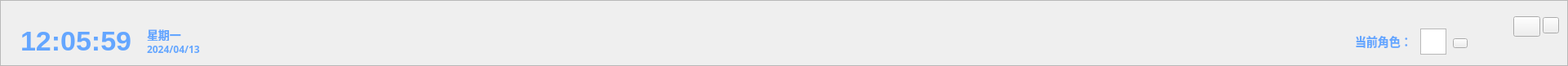
   <widget class="QFrame" name="frame_2">
    <property name="geometry">
     <rect>
      <x>0</x>
      <y>0</y>
      <width>1921</width>
      <height>81</height>
     </rect>
    </property>
    <property name="styleSheet">
     <string notr="true">QPushButton:hover {
margin: 1px 0 0 1px; /* 向左下角移动1像素 */
}
QPushButton:pressed {
margin: 2px 0 0 2px; /* 向左下角移动2像素 */
}</string>
    </property>
    <property name="frameShape">
     <enum>QFrame::Shape::StyledPanel</enum>
    </property>
    <property name="frameShadow">
     <enum>QFrame::Shadow::Raised</enum>
    </property>
    <widget class="QPushButton" name="pushButton_main">
     <property name="geometry">
      <rect>
       <x>280</x>
       <y>30</y>
       <width>142</width>
       <height>41</height>
      </rect>
     </property>
     <property name="styleSheet">
      <string notr="true">QPushButton{background-image: url(:多功能智能查房系统/1编组.png);
border:none}
</string>
     </property>
     <property name="text">
      <string/>
     </property>
    </widget>
    <widget class="QPushButton" name="pushButton_history">
     <property name="geometry">
      <rect>
       <x>1360</x>
       <y>30</y>
       <width>142</width>
       <height>41</height>
      </rect>
     </property>
     <property name="styleSheet">
      <string notr="true">QPushButton{
	background-image: url(:多功能智能查房系统/2编组 2.png);
border:none}
</string>
     </property>
     <property name="text">
      <string/>
     </property>
    </widget>
    <widget class="QPushButton" name="pushButton_results">
     <property name="geometry">
      <rect>
       <x>1490</x>
       <y>30</y>
       <width>142</width>
       <height>41</height>
      </rect>
     </property>
     <property name="styleSheet">
      <string notr="true">QPushButton{
	background-image: url(:多功能智能查房系统/编组 11.png);
border:none}
</string>
     </property>
     <property name="text">
      <string/>
     </property>
    </widget>
    <widget class="QLabel" name="label_time">
     <property name="geometry">
      <rect>
       <x>25</x>
       <y>30</y>
       <width>151</width>
       <height>40</height>
      </rect>
     </property>
     <property name="styleSheet">
      <string notr="true">width: 107px;
    height: 40px;
font: 75 9pt &quot;Arial Narrow&quot;;
    font-weight: bold;
    font-size: 34px;
    color: #64A6FF;
    line-height: 40px;
    text-align: left;
    font-style: normal;</string>
     </property>
     <property name="text">
      <string>12:05:59</string>
     </property>
    </widget>
    <widget class="QLabel" name="label_week">
     <property name="geometry">
      <rect>
       <x>180</x>
       <y>35</y>
       <width>72</width>
       <height>15</height>
      </rect>
     </property>
     <property name="styleSheet">
      <string notr="true">	width: 42px;

	font: 75 9pt &quot;Arial Narrow&quot;;
    height: 20px;
    font-weight: 600;
    font-size: 14px;
    color: #64A6FF;
    line-height: 20px;
    text-align: left;
    font-style: normal;</string>
     </property>
     <property name="text">
      <string>星期一</string>
     </property>
    </widget>
    <widget class="QLabel" name="label_date">
     <property name="geometry">
      <rect>
       <x>180</x>
       <y>53</y>
       <width>72</width>
       <height>15</height>
      </rect>
     </property>
     <property name="styleSheet">
      <string notr="true">width: 70px;
    height: 17px;
    font-family: PingFangSC, PingFang SC;
    font-weight: 600;
    font-size: 12px;
    color: #64A6FF;
    line-height: 17px;
    text-align: left;
    font-style: normal;</string>
     </property>
     <property name="text">
      <string>2024/04/13</string>
     </property>
    </widget>
    <widget class="QPushButton" name="pushButton_main_2">
     <property name="geometry">
      <rect>
       <x>410</x>
       <y>30</y>
       <width>142</width>
       <height>41</height>
      </rect>
     </property>
     <property name="styleSheet">
      <string notr="true">background-image: url(:/多功能智能查房系统/11111编组.png);
border:none
</string>
     </property>
     <property name="text">
      <string/>
     </property>
    </widget>
    <widget class="QListView" name="listView_11">
     <property name="geometry">
      <rect>
       <x>1740</x>
       <y>35</y>
       <width>32</width>
       <height>32</height>
      </rect>
     </property>
     <property name="styleSheet">
      <string notr="true">background-image: url(:/多功能智能查房系统/医生.png);</string>
     </property>
    </widget>
    <widget class="QPushButton" name="pushButton_change">
     <property name="geometry">
      <rect>
       <x>1780</x>
       <y>47</y>
       <width>18</width>
       <height>12</height>
      </rect>
     </property>
     <property name="styleSheet">
      <string notr="true">
border-image: url(:/多功能智能查房系统/more.png);</string>
     </property>
     <property name="text">
      <string/>
     </property>
    </widget>
    <widget class="QPushButton" name="pushButton_change_2">
     <property name="geometry">
      <rect>
       <x>1854</x>
       <y>20</y>
       <width>33</width>
       <height>25</height>
      </rect>
     </property>
     <property name="styleSheet">
      <string notr="true">border-image: url(:/多功能智能查房系统/c0444e5abbaf4dc487a21dade5204c67(1).png);</string>
     </property>
     <property name="text">
      <string/>
     </property>
    </widget>
    <widget class="QPushButton" name="pushButton_change_3">
     <property name="geometry">
      <rect>
       <x>1890</x>
       <y>21</y>
       <width>20</width>
       <height>20</height>
      </rect>
     </property>
     <property name="styleSheet">
      <string notr="true">border-image: url(:/多功能智能查房系统/叉.png);</string>
     </property>
     <property name="text">
      <string/>
     </property>
    </widget>
    <widget class="QLabel" name="label_week_2">
     <property name="geometry">
      <rect>
       <x>1660</x>
       <y>40</y>
       <width>111</width>
       <height>21</height>
      </rect>
     </property>
     <property name="styleSheet">
      <string notr="true">	width: 42px;

	font: 75 9pt &quot;Arial Narrow&quot;;
    height: 20px;
    font-weight: 600;
    font-size: 14px;
    color: #64A6FF;
    line-height: 20px;
    text-align: left;
    font-style: normal;</string>
     </property>
     <property name="text">
      <string>当前角色：</string>
     </property>
    </widget>
    <zorder>pushButton_history</zorder>
    <zorder>pushButton_results</zorder>
    <zorder>pushButton_main</zorder>
    <zorder>label_time</zorder>
    <zorder>label_week</zorder>
    <zorder>label_date</zorder>
    <zorder>pushButton_main_2</zorder>
    <zorder>listView_11</zorder>
    <zorder>pushButton_change</zorder>
    <zorder>pushButton_change_2</zorder>
    <zorder>pushButton_change_3</zorder>
    <zorder>label_week_2</zorder>
   </widget>
